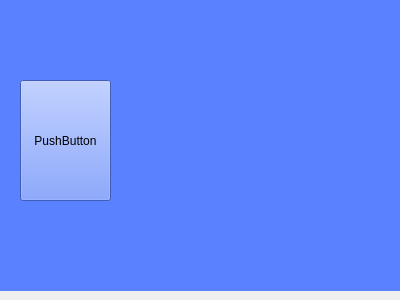
<?xml version="1.0" encoding="UTF-8"?>
<ui version="4.0">
 <class>LayerA</class>
 <widget class="QWidget" name="LayerA">
  <property name="geometry">
   <rect>
    <x>0</x>
    <y>0</y>
    <width>400</width>
    <height>300</height>
   </rect>
  </property>
  <property name="windowTitle">
   <string>Form</string>
  </property>
  <widget class="QWidget" name="widget" native="true">
   <property name="geometry">
    <rect>
     <x>-10</x>
     <y>-10</y>
     <width>421</width>
     <height>301</height>
    </rect>
   </property>
   <property name="styleSheet">
    <string notr="true">background-color: rgb(90, 129, 255);</string>
   </property>
   <widget class="QPushButton" name="pushButton">
    <property name="geometry">
     <rect>
      <x>30</x>
      <y>90</y>
      <width>91</width>
      <height>121</height>
     </rect>
    </property>
    <property name="text">
     <string>PushButton</string>
    </property>
   </widget>
  </widget>
 </widget>
 <resources/>
 <connections/>
</ui>
